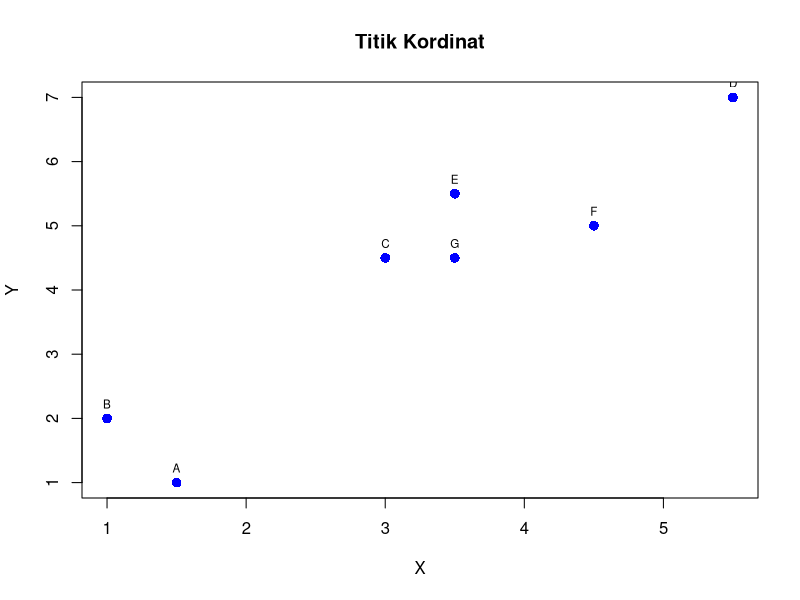
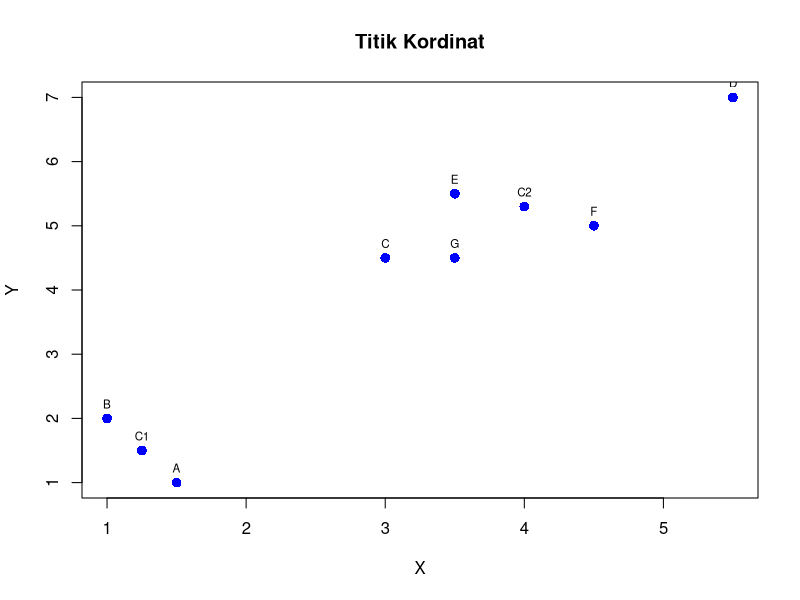

These figures' R source, in order:
## ---- chunk 1
x <- c(1.5,1.0,3.0,5.5,3.5,4.5,3.5)
y <- c(1.0,2.0,4.5,7.0,5.5,5.0,4.5)
titik <- c('A','B','C','D','E','F','G')

df <- data.frame(titik = c('A','B','C','D','E','F','G'), x = c(1.5,1.0,3.0,5.5,3.5,4.5,3.5), y = c(1.0,2.0,4.5,7.0,5.5,5.0,4.5))
print(df)
## ---- chunk 2
plot(x,y,col="blue",main="Titik Kordinat",cex=1.3,pch=16,xlab="X",ylab="Y")
text(x,y, labels=titik, cex=0.7,pos=3)
## ---- chunk 3

print("Menghitung jarak dengan Euclidean distance \n")

euclidean_distance <- function(data,centroid){
  toris = nrow(data)
  a=1
  nilai_d = c()
  d = c()

  while(a<=toris){
    if(centroid != a){
      hasil = sqrt((data[centroid,2] - data[a,2])^2 + (data[centroid,3]-data[a,3])^2)
      nilai_d = c(nilai_d, hasil)
      d = c(d,paste(data[centroid,1],data[a,1], sep =""))
      #print(paste("Hasil dari ",data[centroid,1],data[a,1]," : ",hasil,sep=""))
    }
    a=1+a
  }
  datahasil <- data.frame(Titik = d, Jarak = nilai_d)
  return (datahasil)
}


## ---- chunk 4
cluster_1 = euclidean_distance(df, 2)
print(cluster_1)
## ---- chunk 5
cluster_2 = euclidean_distance(df, 6)
print(cluster_2)
## ---- chunk 6
print("Hasil dari perhitungan")
#data_hasil = data.frame( d = d,nilai_d=nilai_d )
#print(data_hasil)
## ---- chunk 7

mean_centroid <- function(data, dataPilih){
  toris = nrow(data)
  pp = length(dataPilih)
  a=1
  dataX = 0
  dataY = 0
  while(a<=toris){
    b=1
    while(b<=pp){
      if(a == dataPilih[b]){
        dataX = dataX + data[a,2]
        dataY = dataY + data[a,3]
      }
      b=b+1
    }
    a=1+a
  }
  dataY = dataY/pp
  dataX = dataX/pp
  datahasil <- c(dataX,dataY)
  #print(datahasil)
  return(datahasil)
}
## ---- chunk 8
titikTerpilih1 <- c(1,2)
titikTerpilih2 <- c(3,4,5,6,7)
centroid1 <- mean_centroid(df,titikTerpilih1)
centroid2 <- mean_centroid(df,titikTerpilih2)

print(centroid1)
print(centroid2)
print(paste("Jadi titik centroid ke-1 yang baru adalah ",centroid1[1]," , ",centroid1[2]," , ","sebut saja C1",sep=""))
print(paste("Jadi titik centroid ke-2 yang baru adalah ",centroid2[1]," , ",centroid2[2]," , ","sebut saja C2",sep=""))
#print(titikTerpilih1[1])
## ---- chunk 9
x <- c(centroid1[1],centroid2[1])
y <- c(centroid1[2],centroid2[2])
titik <- c('C1','C2')
dfc <- data.frame(titik = c('C1','C2'), x = c(centroid1[1],centroid2[1]), y = c(centroid1[2],centroid2[2]))
df <- rbind(df, dfc)
plot(df$x,df$y,col="blue",main="Titik Kordinat",cex=1.3,pch=16,xlab="X",ylab="Y")
text(df$x,df$y, labels=df$titik, cex=0.7,pos=3)
#print(df[2])
